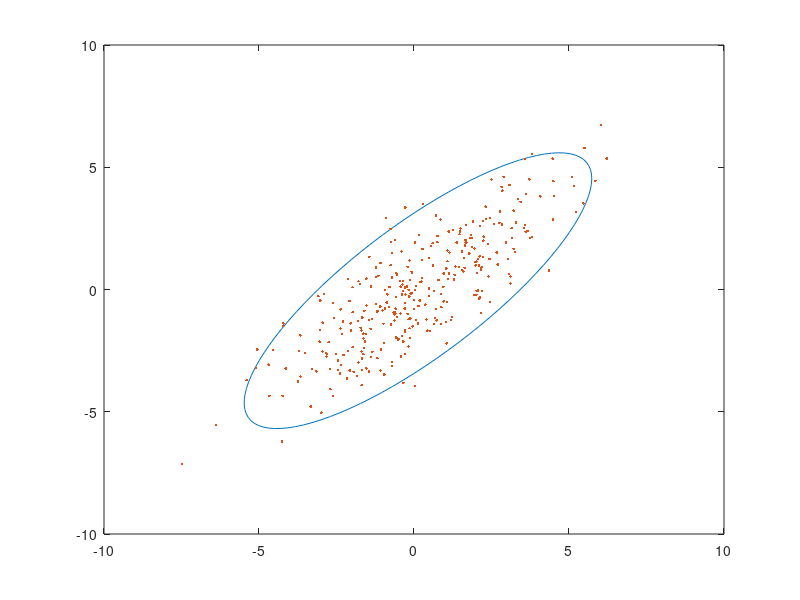

Here is the MATLAB script that generated this plot: (Note: this script raises an error after producing the figure.)
clear all; close all;

% Create some random data
s = [2 2];
x = randn(334,1);
y1 = normrnd(s(1).*x,1);
y2 = normrnd(s(2).*x,1);
data = [y1 y2];

% Calculate the eigenvectors and eigenvalues
covariance = cov(data);
[eigenvec, eigenval ] = eig(covariance);

% Get the index of the largest eigenvector
[largest_eigenvec_ind_c, r] = find(eigenval == max(max(eigenval)));
largest_eigenvec = eigenvec(:, largest_eigenvec_ind_c);

% Get the largest eigenvalue
largest_eigenval = max(max(eigenval));

% Get the smallest eigenvector and eigenvalue
if(largest_eigenvec_ind_c == 1)
    smallest_eigenval = max(eigenval(:,2))
    smallest_eigenvec = eigenvec(:,2);
else
    smallest_eigenval = max(eigenval(:,1))
    smallest_eigenvec = eigenvec(1,:);
end

% Calculate the angle between the x-axis and the largest eigenvector
angle = atan2(largest_eigenvec(2), largest_eigenvec(1));

% This angle is between -pi and pi.
% Let's shift it such that the angle is between 0 and 2pi
if(angle < 0)
    angle = angle + 2*pi;
end

% Get the coordinates of the data mean
avg = mean(data);

% Get the 95% confidence interval error ellipse
chisquare_val = 2.4477;
theta_grid = linspace(0,2*pi);
phi = angle;
X0=avg(1);
Y0=avg(2);
a=chisquare_val*sqrt(largest_eigenval);
b=chisquare_val*sqrt(smallest_eigenval);

% the ellipse in x and y coordinates 
ellipse_x_r  = a*cos( theta_grid );
ellipse_y_r  = b*sin( theta_grid );

%Define a rotation matrix
R = [ cos(phi) sin(phi); -sin(phi) cos(phi) ];

%let's rotate the ellipse to some angle phi
r_ellipse = [ellipse_x_r;ellipse_y_r]' * R;

% Draw the error ellipse
plot(r_ellipse(:,1) + X0,r_ellipse(:,2) + Y0,'-')
hold on;

% Plot the original data
plot(data(:,1), data(:,2), '.');
mindata = min(min(data));
maxdata = max(max(data));
Xlim([mindata-3, maxdata+3]);
Ylim([mindata-3, maxdata+3]);
hold on;

% Plot the eigenvectors
quiver(X0, Y0, largest_eigenvec(1)*sqrt(largest_eigenval), largest_eigenvec(2)*sqrt(largest_eigenval), '-m', 'LineWidth',2);
quiver(X0, Y0, smallest_eigenvec(1)*sqrt(smallest_eigenval), smallest_eigenvec(2)*sqrt(smallest_eigenval), '-g', 'LineWidth',2);
hold on;

% Set the axis labels
hXLabel = xlabel('x');
hYLabel = ylabel('y');
